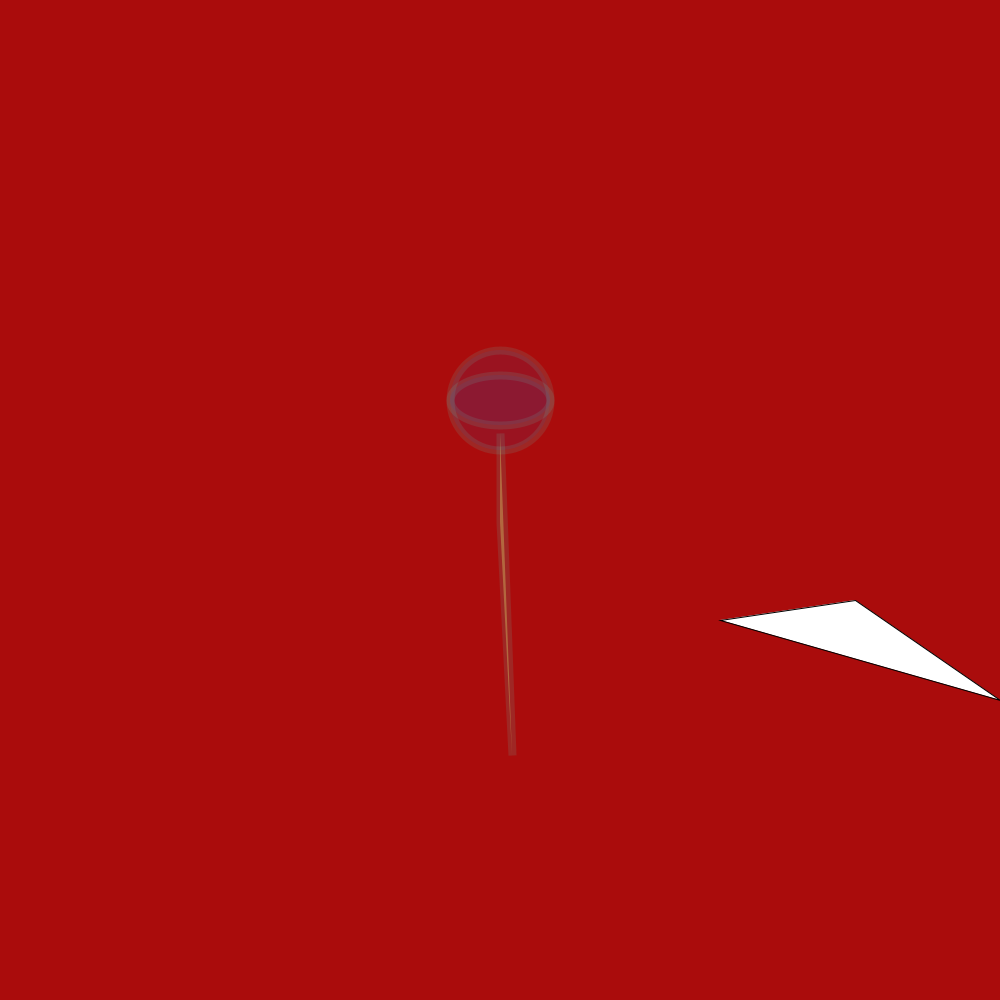
Frame 1 (no input)
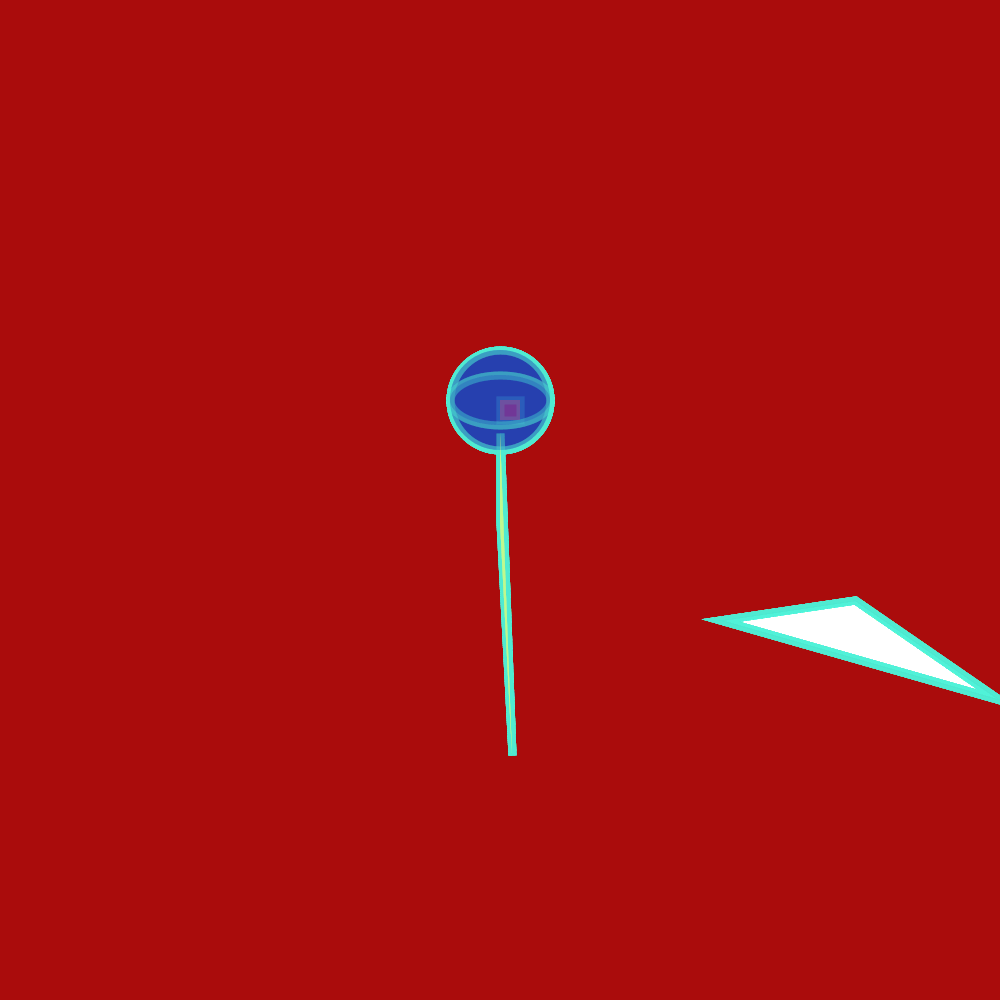
Frame 60 (the mouse pressed at the canvas centre just before this capture)
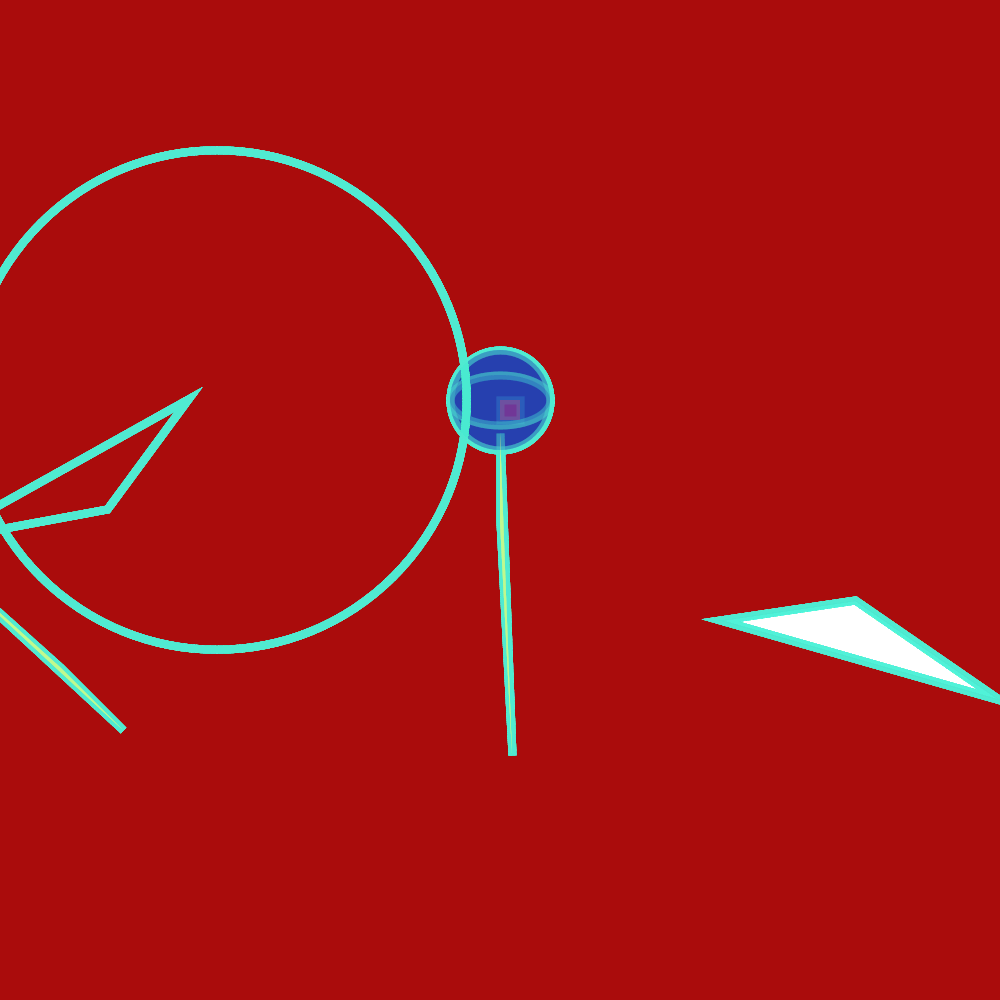
Frame 120 (the mouse held since frame 60 and released just before this capture)

The Processing sketch that drew these frames (run headless with seeded random() and noise(); from frame 60 on, the mouse is pressed at the canvas centre):

// Processing sketch: processing_19683
// ── processing_19683.pde

float count;
void setup(){
  size(1000, 1000);
  background(170, 12, 12);
  count = 0;
  frameRate(15);
}

void draw(){
  float angle = map(mouseY,0, width, 0,PI+HALF_PI);// found on pg. 209
  translate(500, 400);
  rotate(angle);
  triangle( 220, 220, 500, 300, 355, 200);
  count++;
  strokeWeight(8);
    stroke(77, 240, 211, 30);
    fill(36, 68, 178, 30);
  ellipse(mouseX, mouseY, 100, 100);
  ellipse(mouseX, mouseY, 100, 50);
  
  if(count%6 == 0){
    fill(333, 33, 102, 77);
    rect( mouseY, mouseY, 20, 20);
    noFill();
} else {
  fill(244, 265, 111, 77);
triangle(mouseX, 33, mouseY, 122, mouseX + 12, 355);
noFill();}
if(count%4 == 0);{
ellipse(200, 200, mouseY, mouseY);}
}
